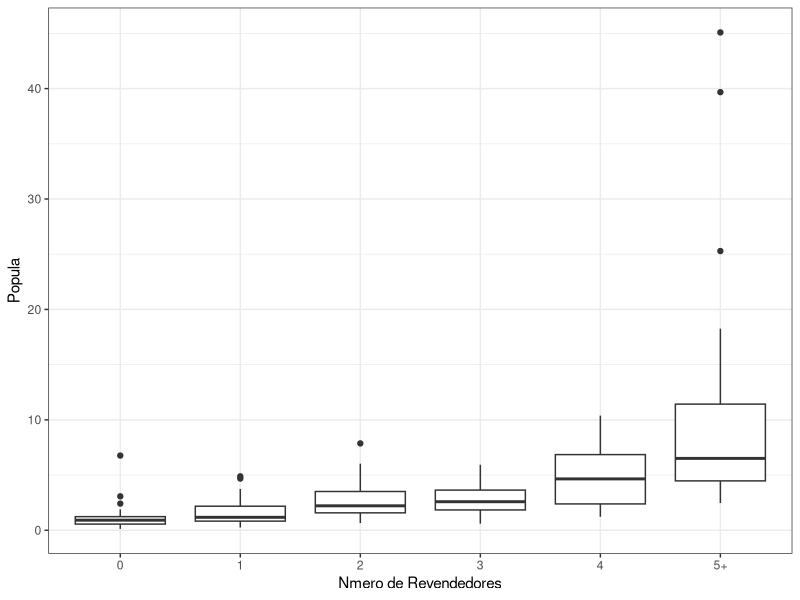

R code for this plot: (Note: this script raises an error after producing the figure.)
library(tidyverse)
library(ggplot2)
library(kableExtra)
library()

quibble <- function(x, q = c(0.1, 0.2, 0.3, 0.4, 0.5, 0.6, 0.7, 0.8, 0.9)) {
  tibble("{{ x }}" := quantile(x, q), "{{ x }}_q" := q)
}


data <- read_table("data/tiredealers.txt", col_names = FALSE) %>% 
  select(id = X1, n = X2, tpop = X3, ngrw = X4, pgrw = X5, 
         octy = X6, opop = X7, landv = X8, eld = X9, 
         ffrac = X10, pinc = X11, lnhdd = X12)


data %>% 
  mutate(n = ifelse(n >= 5, "5+", n)) %>% 
  ggplot(aes(x = factor(n), y = tpop)) +
  geom_boxplot() + 
  xlab("Nmero de Revendedores") +
  ylab("Popula") +
  theme_bw()


data %>% 
  mutate(n = ifelse(n >= 5, "5+", n)) %>% 
  group_by(n) %>% 
  summarise(quibble(tpop)) %>% 
  mutate(tpop_q = as.character(tpop_q)) %>% 
  rbind(data %>% mutate(n = ifelse(n >= 5, "5+", n)) %>% 
          group_by(n) %>% 
          summarise(tpop = mean(tpop), tpop_q = "Média")) %>% 
  pivot_wider(id_cols = tpop_q,
              values_from = tpop,
              names_from = n) %>% 
  rename("Percentil" = tpop_q) %>% 
  kbl(caption = "Distribuição da População pelo Número de Revendedores na Cidade",
      booktabs = TRUE, digits = 2) %>%
  kable_styling(latex_options = "HOLD_position")


likelihood_gpt <- function(params, .data) {
  # Extract parameters
  lambdas <- params[1:4]
  alphas <- c(params[5:7], 0, params[8])
  betas <- params[9:12]
  gammas <- params[13:18]
  
  # Calculate the market size
  S <- .data$tpop + sum(lambdas * c(.data$opop, .data$ngrw, .data$pgrw, .data$octy))
  
  # Calculate XBeta and W
  XBeta <- sum(betas * c(.data$eld, .data$pinc, .data$lnhdd, .data$ffrac))
  W <- .data$landv
  
  # Calculate Pi_bar values
  Pi_bar <- numeric(5)
  Pi_bar[1] <- S * (alphas[1] + XBeta) - (gammas[1] + gammas[6] * W)
  for (i in 2:5) {
    Pi_bar[i] <- S * (alphas[1] - sum(alphas[2:i]) + XBeta) - (sum(gammas[1:i]) + gammas[6] * W)
  }
  
  # Calculate the likelihood
  N <- .data$n
  ml <- rep(0, nrow(.data))
  for (i in 1:5) {
    ml[N == (i - 1)] <- diff(pnorm(Pi_bar[i:(i + 1)], mean = 0, sd = 1))
  }
  
  l <- sum(log(ml))
  return(-l)
}

df$n <- pmin(df$n, 5)  # Cap n at 5

initial_pars <- c(-0.5, 2, 0.1, 0.1, 0.8, 0.01, 0.15, 0.08, -0.5, -0.01, 0.01, -0.02, 0.5, 0.8, 0.4, 0.6, 0.3, -0.7)

sol <- optim(initial_pars, likelihood_gpt, .data = df, method = "BFGS", hessian = TRUE)
sol <- mle(minuslogl = likelihood, start = rep(0,times = 19))
se <- sqrt(diag(solve(sol$hessian)))
